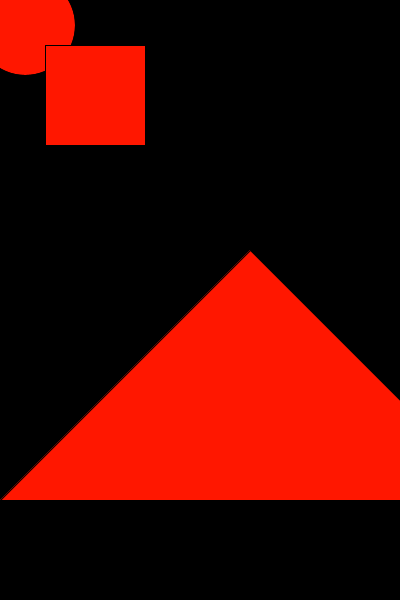
Frame 1 (no input)
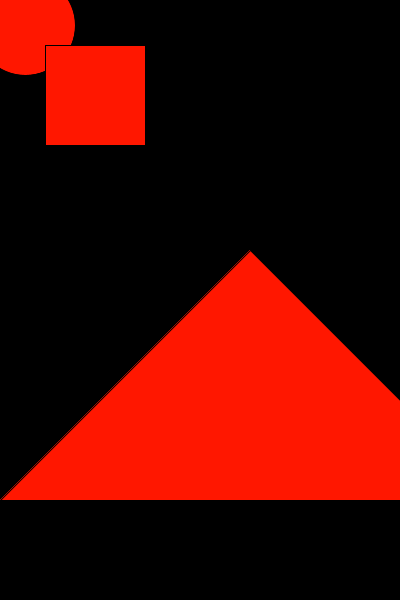
Frame 60 (the mouse pressed at the canvas centre just before this capture)
Frame 120 (the mouse held since frame 60 and released just before this capture): identical to frame 60, image omitted

The Processing sketch that drew these frames (run headless with seeded random() and noise(); from frame 60 on, the mouse is pressed at the canvas centre):

// Processing sketch: a_ShapesAndColors
// ── a_ShapesAndColors.pde
// 1. Run this empty program 
// The grey square that appears has sides that are 100 pixels long

// 2. Code a size command to make it big enough for your picture

//    The size command looks like this:      
  //size (500,500);
//    Try putting different numbers in the parentheses.
//    See if you can figure out which number is the width, and which is the height


// 3. Now add an ellipse command to draw a circle. An ellipse is like an oval.

//    The ellipse command looks like this:      
 //ellipse(250,250, 100,100);
//    The first 2 numbers specify where to draw it. They are the x and y co-ordinates of the center of the ellipse.
//    The third and fourth numbers are the size of the ellipse.
//    The width is specified before the height. If they are the same, it draws a circle
//    Change the numbers and re-run the program to see what happens.

// 4. Now add a rect command to draw a rectangle.

//    The rect command looks like this:       
//rect(250,250, 100,100);

//    Like the ellipse, the first 2 numbers specify where to draw it, the other two are its size.
//    The main difference is the x and y co-ordinates are the top left corner of the shape.
//    If the width is the same as the height, it draws a square.


// 5. Now add color to your shapes. If you don't they will all be white.
//    Processing provides a Color Selector Tool to make it easy to choose colors.
//    Find the Processing Tools menu (ask your teacher for help if you can't locate it)
//    Once you have opened the Color Selector, pick the color you want then press the Copy button.

//    Color is added with the fill command that looks like this:       fill(  );

//    Paste the code for your selected color between the parentheses.
//    It should now look something like this (the code will be different):   
//fill(#FFA850);

// 6. The next shape you draw will be in the color you selected. 
//    NOTE: You have to put the fill command with the color you want, 
//    BEFORE you draw the shape.

// 7. Now use all these shapes and colors to draw a picture of your own design. 

// MAKE SURE YOU SAVE YOUR CODE 
  void setup(){
  size(400,600);
  background(0,0,0);
  }
  
  void draw(){
   fill(255,23,0);
   ellipse(25,25,100,100);
   triangle(250,250,0,500,500,500);
   rect(45,45,100,100);
  }
  
  
